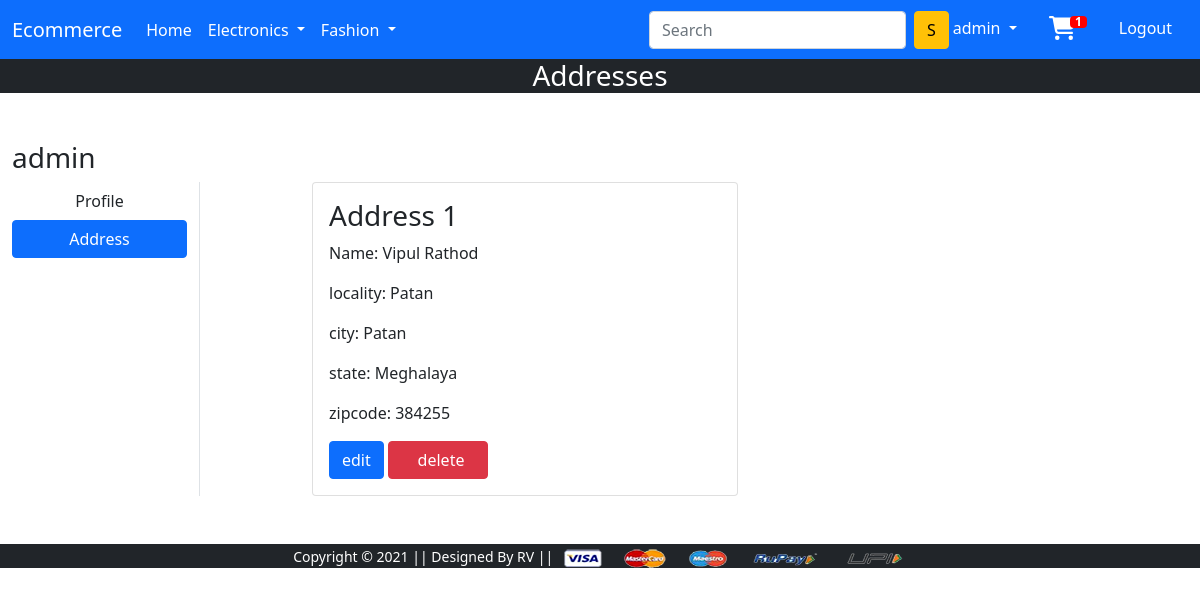
The page /address/ (signed in) on the database its author committed.
### core/models.py (models this page shows, shortened)
class Customer(models.Model):
    user = models.ForeignKey(User, on_delete=models.CASCADE)
    name = models.CharField(max_length=100)
    locality = models.CharField(max_length=100)
    city = models.CharField(max_length=100)
    zipcode = models.IntegerField()
    state = models.CharField(choices=STATE_CHOICE, max_length=50)

### core/views.py (the view)
# urls.py: path('address/', views.Address.as_view(), name='address'),
class Address(View):
    def get(self,request):
        addresses = Customer.objects.filter(user=request.user)
        return render(request,'core/address.html',{'addresses' : addresses})

### core/auth.py (called while the page is built)
def Cart_count(get_response):
    def middleware(request):
        if not request.session.get('user'):
            pass
        else:
            cart_count = Cart.objects.filter(user = request.user).count()
            request.session['cart_count'] = cart_count
        response = get_response(request)
        return response
    return middleware

### core/views.py (called while the page is built)
    def get_user(self, user_id):
        try:
            user = UserModel.objects.get(pk=user_id)
        except UserModel.DoesNotExist:
            return None
        return user if self.user_can_authenticate(user) else None

### templates/core/address.html (shortened to what this page needs)
{% extends 'core/base.html' %}
{% load static %}
{% block main-content %}
<center xmlns="http://www.w3.org/1999/html"><h3 class="bg-dark text-white">Addresses</h3></center>
<div class="container-fluid my-5">
 <div class="row">
 <h3>{{request.user}} </h3>
  <div class="col-sm-2 border-end">
   <ul class="list-unstyled">
    <li class="d-grid"><a href="{% url 'profile' %}" class="btn">Profile</a></li>
    <li class="d-grid"><a href="{% url 'address' %}" class="btn btn-primary">Address</a></li>
   </ul>
  </div>
  <div class="col-sm-9 offset-sm-1">
   <div class="row">
    {% for address in addresses %}
    <div class="col-sm-6">
     <div class="card">
      <div class="card-body">
       <h3>Address {{forloop.counter}}</h3>
       <p>Name: {{address.name}}</p>
       <p>locality: {{address.locality}}</p>
       <p>city: {{address.city}}</p>
       <p>state: {{address.state}}</p>
       <p>zipcode: {{address.zipcode}}</p>
       <form method="POST">
          <button class="btn btn-primary"> <a class="text-white" style="text-decoration: none;" href="{% url 'address_update' address.id %}">edit</a></button>
          <button style="width:100px" class="btn btn-danger"><a style="text-decoration: none;" class=" text-white offset-sm-1" href="{% url 'address_delete' address.id %}">delete</a></button>
       </form>
      </div>
     </div>
    </div>
    {% endfor %}
   </div>
  </div>
 </div>
</div>
{% endblock main-content %}

### templates/core/base.html (shortened to what this page needs)
<!doctype html>
{% load static %}
<html lang="en">
<head>
    <link href="https://cdn.jsdelivr.net/npm/bootstrap@5.0.0-beta1/dist/css/bootstrap.min.css" rel="stylesheet"
>
    <link rel="stylesheet" href="{% static 'core/css/owl.carousel.min.css' %}">
    <link rel="stylesheet" href="{% static 'core/css/all.min.css' %}">
    <link rel="stylesheet" href="{% static 'core/css/style.css' %}">
</head>
<body>
<nav class="navbar navbar-expand-lg navbar-dark bg-primary">
    <div class="container-fluid">
        <a class="navbar-brand" href="/">Ecommerce</a>
        <div class="collapse navbar-collapse" id="navbarSupportedContent">
            <ul class="navbar-nav me-auto mb-2 mb-lg-0">
                <li class="nav-item">
                    <a class="nav-link active" aria-current="page" href="/">Home</a>
                </li>
                <li class="nav-item dropdown">
                    <a class="nav-link dropdown-toggle text-white" href="#" id="electronicsDropdown" role="button"
                       data-bs-toggle="dropdown" aria-expanded="false">
                        Electronics
                    </a>
                </li>
                <li class="nav-item dropdown">
                    <a class="nav-link dropdown-toggle text-white" href="#" id="fashionDropdown" role="button"
                       data-bs-toggle="dropdown" aria-expanded="false">
                        Fashion
                    </a>
                </li>
            </ul>
            <form method="GET" action="{% url 'search' %}" class="d-flex">
                <input class="form-control me-2" name="search" type="search" placeholder="Search" aria-label="Search">
                <button class="btn btn-warning" type="submit">S</button>
            </form>
            <div class="row">
                <ul class="navbar-nav">
                    {% if user.is_authenticated %}
                    <li class="nav-item dropdown mx-2">
                        <a class="nav-link dropdown-toggle text-white" href="#" id="profileDropdown" role="button"
                           data-bs-toggle="dropdown" aria-expanded="false">
                            {{user}}
                        </a>
                    </li>
                    <li class="nav-item mx-2">
                        <a href="{% url 'cart-view' %}" class="nav-link text-white">
                                <i class="fa" style="font-size:24px">&#xf07a;</i>
                                <span class='badge badge-warning' id='lblCartCount'>{{request.session.cart_count}}</span>
                        </a>
                    </li>
                    <li class="nav-item mx-2">
                        <a href="{% url 'logout' %}" class="nav-link text-white">Logout</a>
                    </li>
                    {% endif %}
                </ul>
            </div>
        </div>
    </div>
</nav>
{% block main-content %} {% endblock main-content %}
<footer class="container-fluid bottom-fixed bg-dark text-center">
    <small class="text-white">Copyright &copy; 2021 || Designed By RV || </small>
    <img src="{% static 'core/images/payment.png' %}" alt="" srcset="" class="img-fluid" height="2px">
</footer>
</body>
</html>

### static/core/css/style.css (style rules this page uses)
body { min-height: 800px; margin-bottom:5px; clear: both; }
#lblCartCount { font-size: 12px; background: #ff0000; color: #fff; padding: 0 5px; vertical-align: top; margin-left: -10px; }

### rows shown on the page
Customer: name "Vipul Rathod", locality "Patan", city "Patan", state "Meghalaya", zipcode "384255"

### other values the page prints
{{ user }} "admin"
{{ request.session.cart_count }} "1"
{{ request.user }} "admin"
